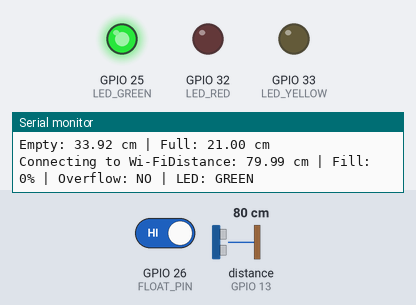
The sketch below on a simulated ESP32. On the bench: output pins drawn as LEDs (lit = HIGH), the last lines printed to the serial monitor. Wiring (inferred from the names in the program): ultrasonic range finder: trigger GPIO 12; echo GPIO 13. The inputs (shaded band) are chosen by the test bench; at power-on: distance to the obstacle (sensor on GPIO 13) 80 cm, GPIO 26 (FLOAT_PIN) HIGH. The echo pulse lasts 58.3 µs per cm; WiFi joins after 1.5 s; servers stay silent unless stated; uploads are accepted with an empty reply; the local clock reads 2024-03-15 10:24:30 at power-on unless the sketch sets it; EEPROM starts erased; pins used as bus, display or sensor lines are not drawn.

Above: at 1.2 s.
1.3 s: distance to the obstacle (sensor on GPIO 13) set to 19 cm
6.0 s: distance to the obstacle (sensor on GPIO 13) set to 14 cm
8.4 s: distance to the obstacle (sensor on GPIO 13) set to 29 cm
12.9 s: distance to the obstacle (sensor on GPIO 13) set to 34 cm
At 13.7 s:
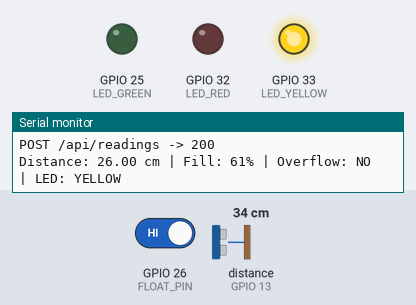
16.0 s: GPIO 26 (FLOAT_PIN) driven LOW
At 17.6 s:
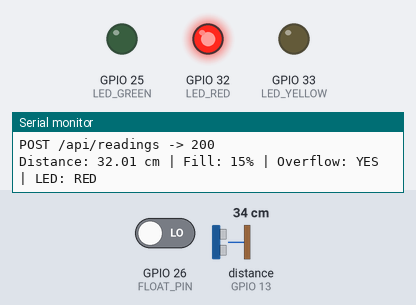
19.8 s: GPIO 26 (FLOAT_PIN) driven HIGH
At 21.4 s:
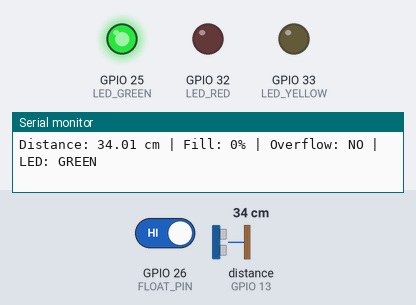
Timing chart, 0 to 22.9 s (numbered marks = the images above; inputs shaded):
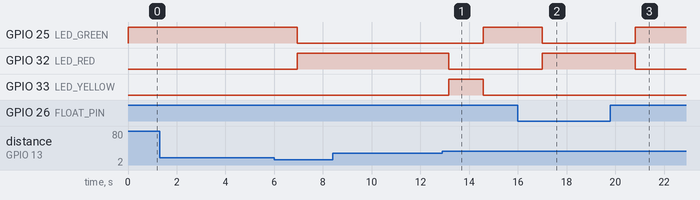

Measured:
- after the input at 16.0 s, GPIO 25 (LED_GREEN): HIGH → LOW after 0.99 s; GPIO 32 (LED_RED): LOW → HIGH after 0.99 s
- after the input at 19.8 s, GPIO 25 (LED_GREEN): LOW → HIGH after 1.0 s; GPIO 32 (LED_RED): HIGH → LOW after 1.0 s

The sketch:

SmartDrainage.ino
```cpp
/*
  Smart Drainage ESP32 - revised firmware

  Before uploading, create secrets.h beside this file using secrets.example.h.
  Set WIFI_SSID, WIFI_PASSWORD, API_KEY, and UNIT_ID there.

  Keep the existing hardware pins unless the physical wiring changes:
    JSN-SR04T: TRIG 12, ECHO 13
    Float switch: 26 (LOW = overflow)
    LEDs: green 25, yellow 33, red 32

  IMPORTANT:
  - Full is permanently 21 cm because of the JSN-SR04T blind zone.
  - Use the website Admin > Drainages > Calibrate zero only when the storage is empty.
  - The calibration button is applied by the ESP32 on its next configuration check.
  - There is no physical buzzer. Alerts are handled by the website only.
*/

#include <WiFi.h>
#include <WiFiClientSecure.h>
#include <HTTPClient.h>
#include <Preferences.h>
#include <time.h>

// Create a private secrets.h file from secrets.example.h before uploading.
// secrets.h is deliberately excluded from GitHub.
#include "secrets.h"

// ========== DEPLOYED API ==========
const char* API_BASE_URL = "https://smart-drainage-api.onrender.com";

// ========== EXISTING HARDWARE PINS ==========
constexpr int TRIG_PIN = 12;
constexpr int ECHO_PIN = 13;
constexpr int FLOAT_PIN = 26;
constexpr int LED_GREEN = 25;
constexpr int LED_YELLOW = 33;
constexpr int LED_RED = 32;

// ========== CALIBRATION AND TIMING ==========
constexpr float DEFAULT_EMPTY_DISTANCE = 33.92F;
constexpr float FULL_DISTANCE = 21.0F; // Fixed JSN-SR04T blind-zone boundary.
constexpr unsigned long REPORT_INTERVAL_MS = 10'000;
constexpr unsigned long CONFIG_INTERVAL_MS = 10'000;
constexpr unsigned long WIFI_RETRY_INTERVAL_MS = 10'000;
constexpr int PHILIPPINES_UTC_OFFSET_SECONDS = 8 * 60 * 60;

constexpr int MEDIAN_SAMPLES = 7;
constexpr int MOVING_AVERAGE_SAMPLES = 5;

Preferences preferences;
float emptyDistance = DEFAULT_EMPTY_DISTANCE;
float movingReadings[MOVING_AVERAGE_SAMPLES] = {};
int movingIndex = 0;
int movingCount = 0;
bool previousOverflow = false;
unsigned long lastSendTime = 0;
unsigned long lastConfigCheckTime = 0;
unsigned long lastWifiAttemptTime = 0;

void startWiFi() {
  WiFi.mode(WIFI_STA);
  WiFi.begin(WIFI_SSID, WIFI_PASSWORD);
  lastWifiAttemptTime = millis();
  Serial.print("Connecting to Wi-Fi");
}

bool ensureWiFi() {
  if (WiFi.status() == WL_CONNECTED) return true;

  const unsigned long now = millis();
  if (now - lastWifiAttemptTime >= WIFI_RETRY_INTERVAL_MS) {
    Serial.println("\nWi-Fi disconnected. Retrying...");
    WiFi.disconnect();
    WiFi.begin(WIFI_SSID, WIFI_PASSWORD);
    lastWifiAttemptTime = now;
  }
  return false;
}

bool synchronizeClock() {
  configTime(PHILIPPINES_UTC_OFFSET_SECONDS, 0, "pool.ntp.org", "time.nist.gov");
  struct tm timeInfo;
  for (int attempt = 0; attempt < 15; attempt++) {
    if (getLocalTime(&timeInfo, 1000)) {
      Serial.println("Internet time synchronized.");
      return true;
    }
  }
  Serial.println("Time sync unavailable. Readings will retry when time is available.");
  return false;
}

bool isoTimestamp(String& output) {
  struct tm timeInfo;
  if (!getLocalTime(&timeInfo, 1000)) return false;
  char buffer[30];
  strftime(buffer, sizeof(buffer), "%Y-%m-%dT%H:%M:%S+08:00", &timeInfo);
  output = buffer;
  return true;
}

float measureDistance() {
  digitalWrite(TRIG_PIN, LOW);
  delayMicroseconds(2);
  digitalWrite(TRIG_PIN, HIGH);
  delayMicroseconds(10);
  digitalWrite(TRIG_PIN, LOW);

  const unsigned long duration = pulseIn(ECHO_PIN, HIGH, 30'000);
  const float distance = duration * 0.0343F / 2.0F;
  if (distance <= 0 || distance > 400) return -1;
  return distance;
}

float stableDistance() {
  float samples[MEDIAN_SAMPLES];
  int valid = 0;

  for (int index = 0; index < MEDIAN_SAMPLES; index++) {
    const float distance = measureDistance();
    if (distance > 0) samples[valid++] = distance;
    delay(70);
  }
  if (valid == 0) return -1;

  for (int left = 0; left < valid - 1; left++) {
    for (int right = 0; right < valid - left - 1; right++) {
      if (samples[right] > samples[right + 1]) {
        const float temporary = samples[right];
        samples[right] = samples[right + 1];
        samples[right + 1] = temporary;
      }
    }
  }
  return samples[valid / 2];
}

float smoothedDistance(float newDistance) {
  movingReadings[movingIndex] = newDistance;
  movingIndex = (movingIndex + 1) % MOVING_AVERAGE_SAMPLES;
  if (movingCount < MOVING_AVERAGE_SAMPLES) movingCount++;

  float sum = 0;
  for (int index = 0; index < movingCount; index++) sum += movingReadings[index];
  return sum / movingCount;
}

int fillPercentage(float distance) {
  if (distance >= emptyDistance) return 0;
  if (distance <= FULL_DISTANCE) return 100;

  const float fill = ((emptyDistance - distance) / (emptyDistance - FULL_DISTANCE)) * 100.0F;
  return constrain(static_cast<int>(round(fill)), 0, 100);
}

String ledStatusFor(int fillLevel, bool overflow) {
  if (overflow || fillLevel >= 75) return "RED";
  if (fillLevel >= 40) return "YELLOW";
  return "GREEN";
}

void updateLeds(int fillLevel, bool overflow) {
  digitalWrite(LED_GREEN, LOW);
  digitalWrite(LED_YELLOW, LOW);
  digitalWrite(LED_RED, LOW);

  if (overflow || fillLevel >= 75) digitalWrite(LED_RED, HIGH);
  else if (fillLevel >= 40) digitalWrite(LED_YELLOW, HIGH);
  else digitalWrite(LED_GREEN, HIGH);
}

bool postJson(const String& path, const String& json, String* response = nullptr) {
  if (!ensureWiFi()) return false;

  WiFiClientSecure client;
  client.setInsecure(); // Prototype HTTPS connection. Use Render's CA certificate for a hardened production build.
  HTTPClient http;
  if (!http.begin(client, String(API_BASE_URL) + path)) return false;

  http.addHeader("Content-Type", "application/json");
  http.addHeader("X-API-Key", API_KEY);
  const int status = http.POST(json);
  if (response != nullptr && status > 0) *response = http.getString();
  Serial.printf("POST %s -> %d\n", path.c_str(), status);
  http.end();
  return status >= 200 && status < 300;
}

bool getConfig(String& response) {
  if (!ensureWiFi()) return false;

  WiFiClientSecure client;
  client.setInsecure();
  HTTPClient http;
  const String path = String(API_BASE_URL) + "/api/device-config/" + UNIT_ID;
  if (!http.begin(client, path)) return false;

  http.addHeader("X-API-Key", API_KEY);
  const int status = http.GET();
  if (status >= 200 && status < 300) response = http.getString();
  Serial.printf("GET device config -> %d\n", status);
  http.end();
  return status >= 200 && status < 300;
}

void handleCalibrationRequest() {
  String config;
  if (!getConfig(config)) return;
  if (config.indexOf("\"calibration_pending\":true") < 0) return;

  Serial.println("Calibration request received. Measuring empty distance...");
  const float measuredEmptyDistance = stableDistance();
  if (measuredEmptyDistance <= FULL_DISTANCE + 0.5F) {
    Serial.println("Calibration rejected: storage may not be empty or sensor reading is invalid.");
    return;
  }

  const String json = "{\"empty_distance\":" + String(measuredEmptyDistance, 2) + "}";
  if (postJson(String("/api/device-config/") + UNIT_ID + "/calibration", json)) {
    emptyDistance = measuredEmptyDistance;
    preferences.putFloat("empty_cm", emptyDistance);
    movingCount = 0; // Do not mix readings from the old calibration with the new one.
    Serial.printf("Zero calibration saved: %.2f cm\n", emptyDistance);
  }
}

bool sendReading(float distance, int fillLevel, bool overflow, const String& ledStatus) {
  String timestamp;
  if (!isoTimestamp(timestamp)) {
    Serial.println("Cannot send reading until internet time is synchronized.");
    synchronizeClock();
    return false;
  }

  const String json = "{"
    "\"unit_id\":\"" + String(UNIT_ID) + "\","
    "\"debris_level\":" + String(fillLevel) + ","
    "\"distance\":" + String(distance, 2) + ","
    "\"overflow\":" + String(overflow ? "true" : "false") + ","
    "\"led_status\":\"" + ledStatus + "\","
    "\"timestamp\":\"" + timestamp + "\""
    "}";

  return postJson("/api/readings", json);
}

void setup() {
  Serial.begin(115200);
  pinMode(TRIG_PIN, OUTPUT);
  pinMode(ECHO_PIN, INPUT);
  pinMode(FLOAT_PIN, INPUT_PULLUP);
  pinMode(LED_GREEN, OUTPUT);
  pinMode(LED_YELLOW, OUTPUT);
  pinMode(LED_RED, OUTPUT);
  updateLeds(0, false);

  preferences.begin("smartdrain", false);
  emptyDistance = preferences.getFloat("empty_cm", DEFAULT_EMPTY_DISTANCE);

  Serial.println("=== Smart Drainage revised firmware ===");
  Serial.printf("Unit ID: %s\n", UNIT_ID);
  Serial.printf("Empty: %.2f cm | Full: %.2f cm\n", emptyDistance, FULL_DISTANCE);
  startWiFi();

  const unsigned long now = millis();
  lastSendTime = now - REPORT_INTERVAL_MS;
  lastConfigCheckTime = now - CONFIG_INTERVAL_MS;
}

void loop() {
  const unsigned long now = millis();
  const bool online = ensureWiFi();
  if (online) {
    static bool clockWasSynchronized = false;
    if (!clockWasSynchronized) clockWasSynchronized = synchronizeClock();
    if (now - lastConfigCheckTime >= CONFIG_INTERVAL_MS) {
      lastConfigCheckTime = now;
      handleCalibrationRequest();
    }
  }

  const float rawDistance = stableDistance();
  if (rawDistance < 0) {
    Serial.println("Sensor error: no valid ultrasonic reading.");
    delay(1'000);
    return;
  }

  const float distance = smoothedDistance(rawDistance);
  const bool overflow = digitalRead(FLOAT_PIN) == LOW;
  const int fillLevel = fillPercentage(distance);
  const String ledStatus = ledStatusFor(fillLevel, overflow);
  updateLeds(fillLevel, overflow);

  const bool overflowStarted = overflow && !previousOverflow;
  if (online && (now - lastSendTime >= REPORT_INTERVAL_MS || overflowStarted)) {
    sendReading(distance, fillLevel, overflow, ledStatus);
    lastSendTime = now;
  }
  previousOverflow = overflow;

  Serial.printf("Distance: %.2f cm | Fill: %d%% | Overflow: %s | LED: %s\n",
    distance, fillLevel, overflow ? "YES" : "NO", ledStatus.c_str());
  delay(700);
}
```

secrets.example.h
```cpp
#pragma once

// Copy this file to secrets.h in the same firmware folder.
// Do not commit secrets.h or share its values.
const char* WIFI_SSID = "YOUR_WIFI_NAME";
const char* WIFI_PASSWORD = "YOUR_WIFI_PASSWORD";
const char* API_KEY = "PASTE_THE_API_KEY_FROM_RENDER";
const char* UNIT_ID = "drainage_1";
```
